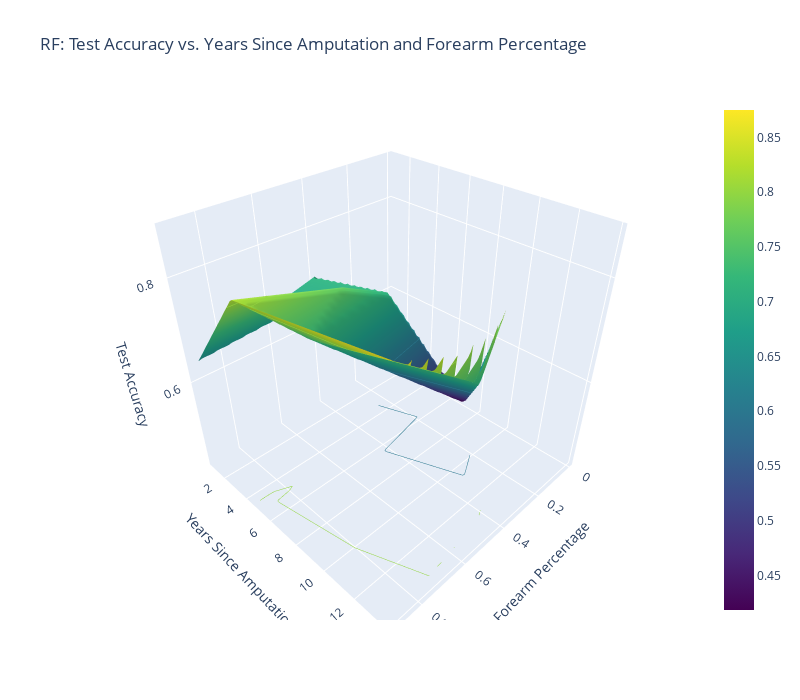

The code cell stored with this chart in its notebook:
### Code cell
# 3D Surface Plot for Accuracy vs Years Since Amputation & Forearm Percentage
x = results_df['ForearmPercentage']
y = results_df['YearsSinceAmputation']
z = results_df['TestAccuracy']

# Create a grid
xi = np.linspace(x.min(), x.max(), 100)
yi = np.linspace(y.min(), y.max(), 100)
xi, yi = np.meshgrid(xi, yi)
zi = griddata((x, y), z, (xi, yi), method='linear')

fig = go.Figure(data=[go.Surface(
    x=xi, y=yi, z=zi, colorscale='Viridis',
    contours=dict(z=dict(show=True, usecolormap=True, project_z=True))
)])

# Labels
fig.update_layout(
    title='RF: Test Accuracy vs. Years Since Amputation and Forearm Percentage',
    scene=dict(
        xaxis_title='Forearm Percentage',
        yaxis_title='Years Since Amputation',
        zaxis_title='Test Accuracy',
    ),
    width=800,
    height=700
)

fig.show()

### Figure 1 — Plotly figure (JSON) as saved in the notebook; plotly's stock layout.template omitted (floating-point values rounded to 4 significant figures; data arrays with more than 128 entries replaced by an {"elided": "..."} marker saying what was removed)
{"data": [{"colorscale": [[0, "#440154"], [0.1111, "#482878"], [0.2222, "#3e4989"], [0.3333, "#31688e"], [0.4444, "#26828e"], [0.5556, "#1f9e89"], [0.6667, "#35b779"], [0.7778, "#6ece58"], [0.8889, "#b5de2b"], [1, "#fde725"]], "contours": {"z": {"project": {"z": true}, "show": true, "usecolormap": true}}, "type": "surface", "x": {"elided": "100x100 float values"}, "y": {"elided": "100x100 float values"}, "z": {"elided": "100x100 float values"}}], "layout": {"height": 700, "scene": {"xaxis": {"title": {"text": "Forearm Percentage"}}, "yaxis": {"title": {"text": "Years Since Amputation"}}, "zaxis": {"title": {"text": "Test Accuracy"}}}, "title": {"text": "RF: Test Accuracy vs. Years Since Amputation and Forearm Percentage"}, "width": 800}}
